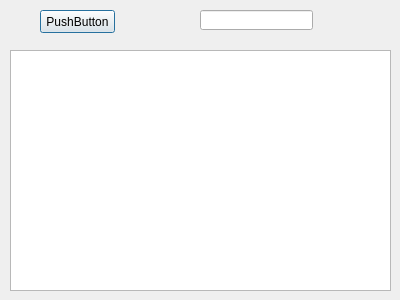
<?xml version="1.0" encoding="UTF-8"?>
<ui version="4.0">
 <class>Dialog</class>
 <widget class="QDialog" name="Dialog">
  <property name="geometry">
   <rect>
    <x>0</x>
    <y>0</y>
    <width>400</width>
    <height>300</height>
   </rect>
  </property>
  <property name="windowTitle">
   <string>Dialog</string>
  </property>
  <widget class="QGraphicsView" name="Jogo">
   <property name="geometry">
    <rect>
     <x>10</x>
     <y>50</y>
     <width>381</width>
     <height>241</height>
    </rect>
   </property>
  </widget>
  <widget class="QLineEdit" name="lineEdit">
   <property name="geometry">
    <rect>
     <x>200</x>
     <y>10</y>
     <width>113</width>
     <height>20</height>
    </rect>
   </property>
  </widget>
  <widget class="QPushButton" name="pushButton">
   <property name="geometry">
    <rect>
     <x>40</x>
     <y>10</y>
     <width>75</width>
     <height>23</height>
    </rect>
   </property>
   <property name="text">
    <string>PushButton</string>
   </property>
  </widget>
 </widget>
 <resources/>
 <connections/>
</ui>
